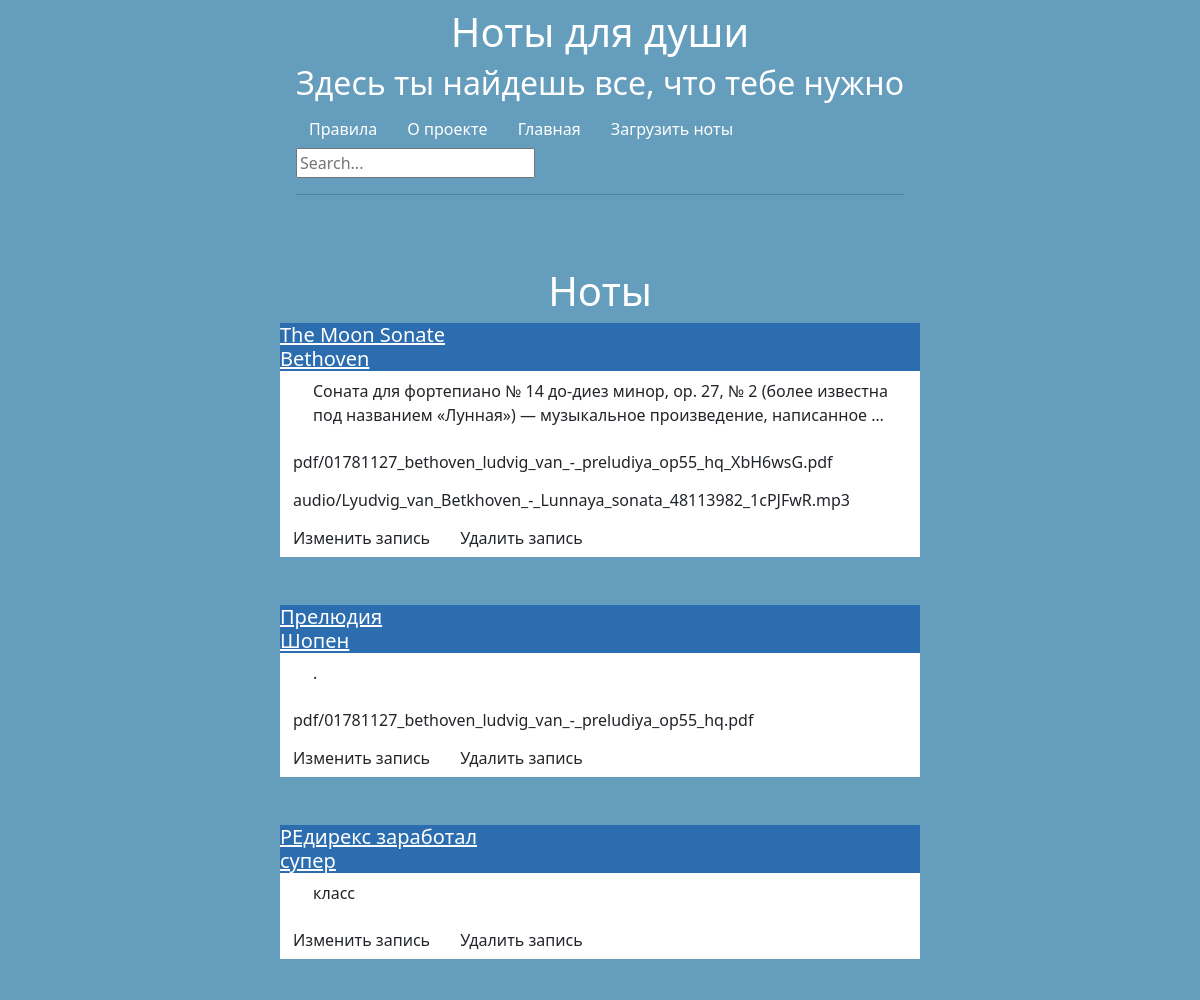
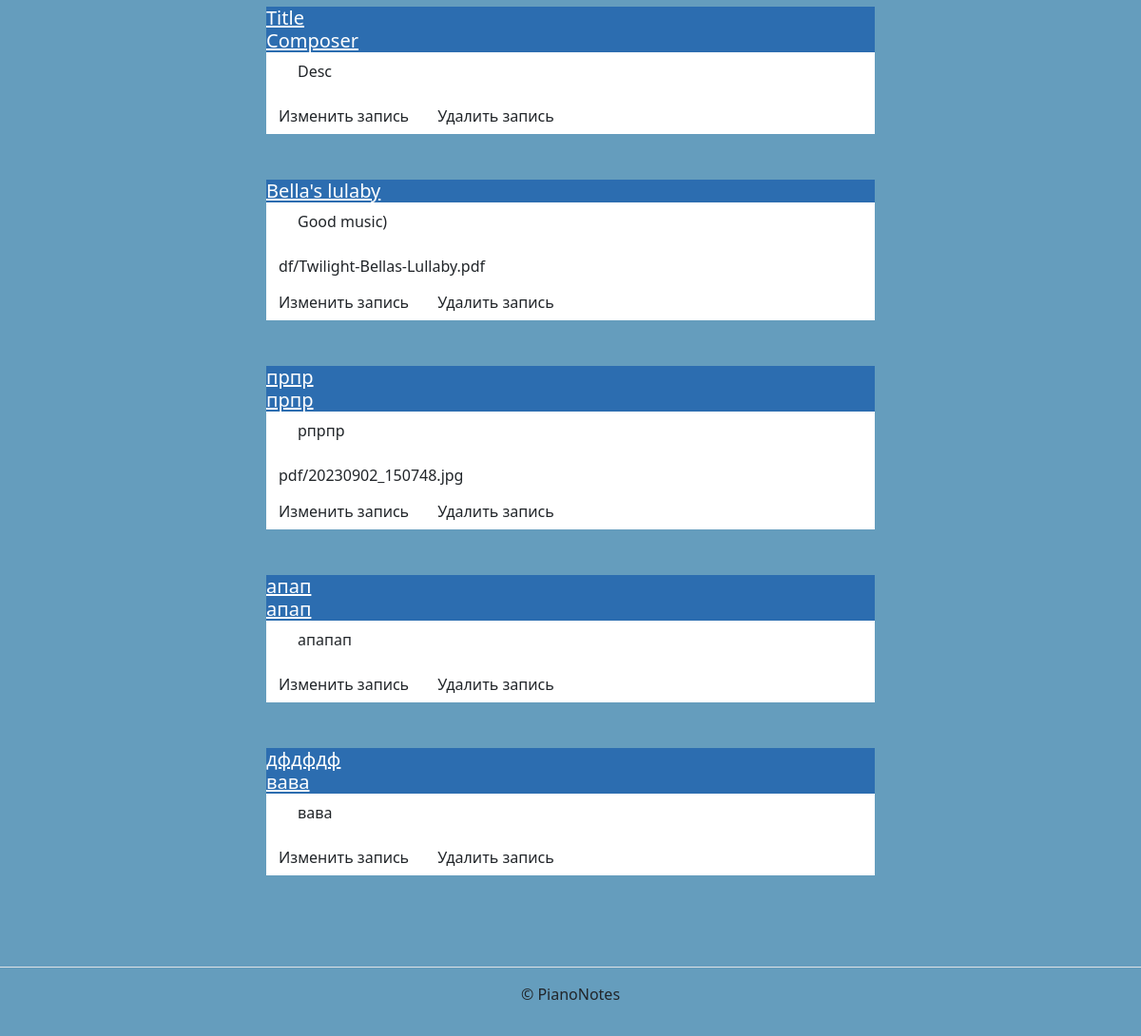
The page / on the database its author committed (2 pictures, top to bottom).
### notes/models.py (models this page shows, shortened)
class Note(models.Model):
    title = models.CharField(max_length=200)
    composer = models.CharField(max_length=200, blank=True)
    description = models.CharField(max_length=400, blank=True)
    author = models.ForeignKey(User, on_delete=models.CASCADE, blank=True, null=True)
    pub_date = models.DateTimeField(verbose_name='date published', default=timezone.now())
    pdf = models.FileField(upload_to='pdf/', blank=True, default=None, null=True, validators=[FileExtensionValidator(['pdf'])])
    audio = models.FileField(blank=True, null=True, upload_to='audio')
    image = models.ImageField('Фото', blank=True, upload_to='posts_images')
    class Meta:
        verbose_name ='Ноты'
        verbose_name_plural = 'Ноты'

### notes/views.py (the view)
# urls.py: path("", views.IndexListView.as_view(), name='index'),
class IndexListView(ListView):
    model = Note
    ordering = 'id'
    paginate_by = 100

### templates/notes/note_list.html (shortened to what this page needs)
{% extends "base.html" %}
{% block content %}
  <h1 style="text-align: center; color: white">Ноты</h1>
  {% for note in page_obj %}
    <article class="mb-5">
      {% include "notes/notes_card.html" %}
    </article>
  {% endfor %}
{% endblock %}

### templates/base.html (shortened to what this page needs)
<!DOCTYPE html>
<html lang="ru">
  <head>
  {% load django_bootstrap5 %}
  {% load static %}
  {% bootstrap_css %}
  <link rel="stylesheet" href="{% static 'css/bootstrap.css' %}">
  </head>
  <body style="background: #659DBD">
    {% include "includes/header.html" %}
    <main>
      <div class="container py-5">
      {% block content %}{% endblock %}
      </div>
    </main>
  {% include "includes/footer.html" %}
  </body>
</html>

### templates/includes/header.html
{% load static %}
<header>
    <nav class="navbar navbar-light" style="background:  #659DBD">
<div class="container">
  <div class="sample-header-section" style="margin: 0 auto">
    <h1 style="color: white;text-align: center">Ноты для души</h1>
    <h2 style="color: white;text-align: center">Здесь ты найдешь все, что тебе нужно</h2>
      <nav class="cl-effect-13">
          <a class="btn" style="color:white;" href="{% url 'rules' %}">Правила</a>
          <a class="btn" style="color:white;" href="{% url 'about' %}">О проекте</a>
          <a class="btn" style="color:white;" href="{% url 'index' %}">Главная</a>
          <a class="btn" style="color:white;" href="{% url 'upload' %}">Загрузить ноты</a>
          <form action="{% url 'search_answer' %}" method="get">
  <input name="q" type="text" placeholder="Search...">
</form>
          <hr>
</nav>
  </div>
</div>
    </nav>
</header>

### templates/notes/notes_card.html (shortened to what this page needs)
{% load static %}
<div style="width: 40rem; margin:0 auto; background:  #659DBD">
  <div style="background: white">
    <h5 style="background-color:
     #2c6db0"><a style="color: white"
                 href="{% url 'note_detail' note.id %}">
        {{ note.title }}<br>{{ note.composer }}</a></h5>
    <p class="card-text" style="margin-left: 33px">{{ note.description|truncatewords:20 }}</p>
      {% if note.pdf %}
          <div><a class="btn" href="{% url 'pdf_view' note.id %}">{{ note.pdf }}</a></div>
{% endif %}
  {% if note.audio %}
      <div><a class="btn" href="media/{{ note.audio }}">{{ note.audio }}</a></div>
{% endif %}
<a class="btn" href="{% url 'edit' note.id %}">Изменить запись</a>
<a class="btn" href="{% url 'delete' note.id %}">Удалить запись</a>
  </div>
</div>

### templates/includes/footer.html
<footer class="border-top text-center py-3">
  <p>© PianoNotes</p>
</footer>

### rows shown on the page
Note: title "The Moon Sonate", composer "Bethoven", description "Соната для фортепиано № 14 до-диез минор, ор. 27, № 2 (более известна под названием «Лунная») — музыкальное произведение, написанное …", pdf "pdf/01781127_bethoven_ludvig_van_-_preludiya_op55_hq_XbH6wsG.pdf", audio "audio/Lyudvig_van_Betkhoven_-_Lunnaya_sonata_48113982_1cPJFwR.mp3"
Note: title "Прелюдия", composer "Шопен", description ".", pdf "pdf/01781127_bethoven_ludvig_van_-_preludiya_op55_hq.pdf"
Note: title "РЕдирекс заработал", composer "супер", description "класс"
Note: title "Title", composer "Composer", description "Desc"
Note: title "Bella's lulaby", description "Good music)", pdf "df/Twilight-Bellas-Lullaby.pdf"
Note: title "прпр", composer "прпр", description "рпрпр", pdf "pdf/20230902_150748.jpg"
Note: title "апап", composer "апап", description "апапап"
Note: title "дфдфдф", composer "вава", description "вава"
